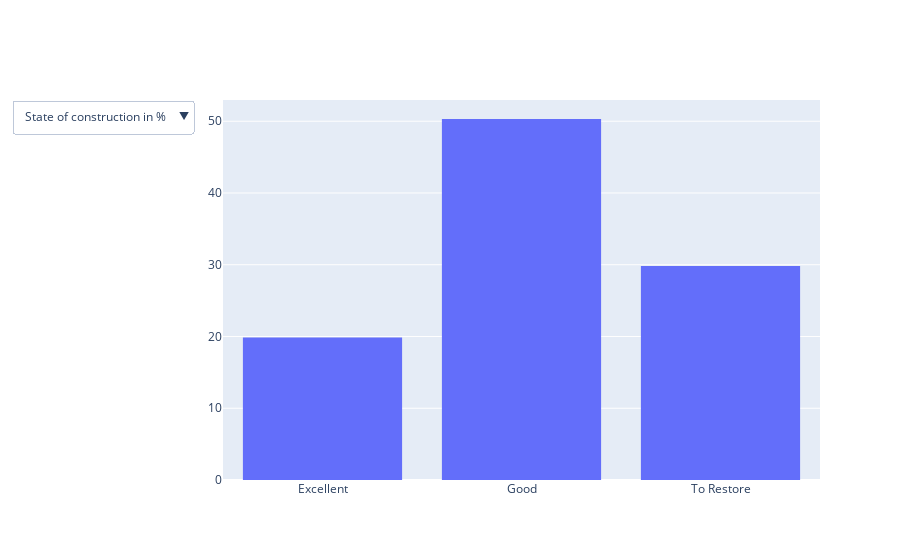

Notebook source saved alongside this figure:
### Code cell
# Create the histogram
fig1 = px.histogram(df, x="state_construction", histnorm='percent')
fig1.update_yaxes(range=[0, 100])

# Create the bar chart
mean_price_per_state_construction = df.groupby('state_construction')['price'].median()
fig2 = px.bar(x=mean_price_per_state_construction.index, y=mean_price_per_state_construction.values, labels={'x':'State of the construction', 'y':'mean price'})

# Create a figure with subplots
fig = go.Figure()

# Add the histogram to the figure
fig.add_trace(fig1.data[0])

# Add the bar chart to the figure
fig.add_trace(fig2.data[0])

# Hide the second trace (the bar chart) by default
fig.data[1].visible = False

# Create a dropdown menu
buttons = [
    dict(label="State of construction in %", method="update", args=[{"visible": [True, False]}]),
    dict(label="Mean Price of each state", method="update", args=[{"visible": [False, True]}])
]

# Add the dropdown menu to the figure
fig.update_layout(updatemenus=[dict(buttons=buttons)])

# Show the figure
fig.show()

### Figure 1 — Plotly figure (JSON) as saved in the notebook; plotly's stock layout.template omitted (floating-point values rounded to 4 significant figures; data arrays with more than 128 entries replaced by an {"elided": "..."} marker saying what was removed)
{"data": [{"alignmentgroup": "True", "bingroup": "x", "histnorm": "percent", "hovertemplate": "state_construction=%{x}<br>percent=%{y}<extra></extra>", "legendgroup": "", "marker": {"color": "#636efa", "pattern": {"shape": ""}}, "name": "", "offsetgroup": "", "orientation": "v", "showlegend": false, "type": "histogram", "x": {"elided": "30554 str values"}, "xaxis": "x", "yaxis": "y"}, {"alignmentgroup": "True", "hovertemplate": "State of the construction=%{x}<br>mean price=%{y}<extra></extra>", "legendgroup": "", "marker": {"color": "#636efa", "pattern": {"shape": ""}}, "name": "", "offsetgroup": "", "orientation": "v", "showlegend": false, "textposition": "auto", "type": "bar", "visible": false, "x": ["Excellent", "Good", "To Restore"], "xaxis": "x", "y": [455000, 395000, 259000], "yaxis": "y"}], "layout": {"updatemenus": [{"buttons": [{"args": [{"visible": [true, false]}], "label": "State of construction in %", "method": "update"}, {"args": [{"visible": [false, true]}], "label": "Mean Price of each state", "method": "update"}]}]}}
